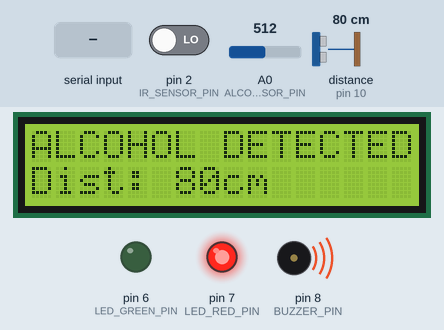
The sketch below on a simulated Arduino Uno, built with avr-gcc and run on an emulated ATmega328P. On the bench: 16×2 character LCD, output pins drawn as LEDs (lit = HIGH), buzzer (waves = sounding, pin HIGH). Wiring (inferred from the names in the program): ultrasonic range finder: trigger pin 9; echo pin 10. The test bench sets the inputs (shaded band); at power-on: A0 (ALCOHOL_SENSOR_PIN) = 512, pin 2 (IR_SENSOR_PIN) LOW, distance to the obstacle (sensor on pin 10) 80 cm. The echo pulse lasts 58.3 µs per cm; pins used as bus, display or sensor lines are not drawn.

Above: at 2.2 s.
2.3 s: A0 (ALCOHOL_SENSOR_PIN) set to 390
At 3.8 s:
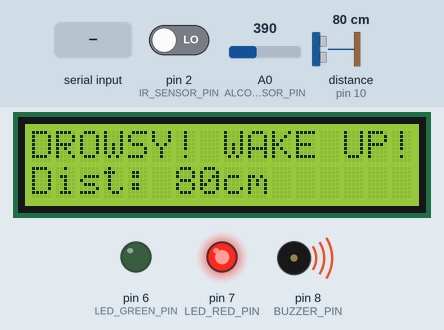
4.1 s: pin 2 (IR_SENSOR_PIN) driven HIGH
At 5.2 s:
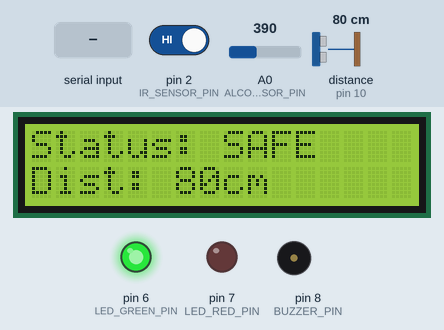
6.1 s: distance to the obstacle (sensor on pin 10) set to 35 cm
At 7.8 s:
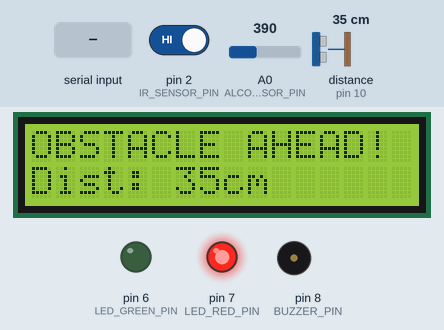
8.1 s: distance to the obstacle (sensor on pin 10) set to 2 cm
At 9.3 s:
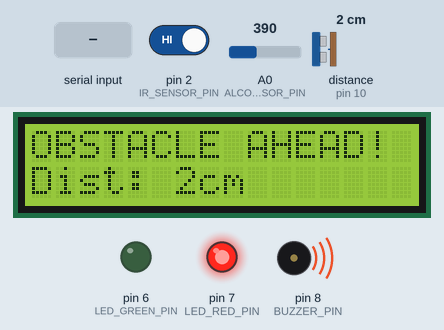
10.1 s: "MUTE\n" received over the second serial link
At 10.6 s:
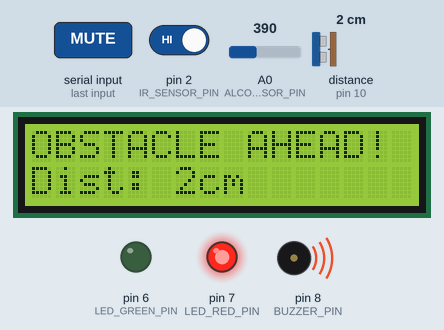
11.6 s: A0 (ALCOHOL_SENSOR_PIN) set to 415
At 13.2 s:
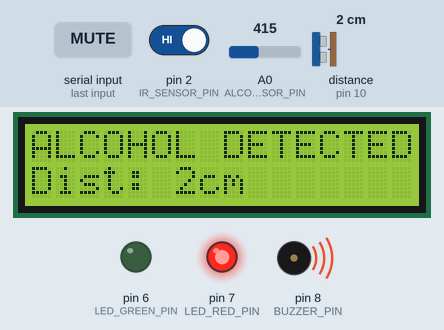
Timing chart, 0 to 14.6 s (numbered marks = the images above; inputs shaded):
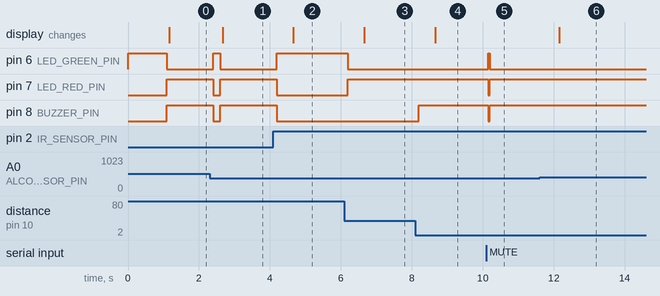

The sketch:

SmartDrivingAlertSystem.ino
```cpp
#include "Config.h"
#include "Sensors.h"
#include "Alerts.h"
#include "Bluetooth.h"
#include "Display.h"

Sensors sensors;
Alerts alerts;
BluetoothModule bluetooth;
Display display;

unsigned long lastSensorPoll = 0;
unsigned long lastDisplayUpdate = 0;

void setup() {
  Serial.begin(9600);

  sensors.begin();
  alerts.begin();
  bluetooth.begin();
  display.begin();

  delay(1000); // let modules settle / show boot screen briefly
}

void loop() {
  unsigned long now = millis();

  if (now - lastSensorPoll >= SENSOR_POLL_INTERVAL_MS) {
    lastSensorPoll = now;

    SensorData data = sensors.readAll();

    // Priority order: drowsiness > alcohol > collision > all clear
    if (data.drowsinessDetected) {
      alerts.triggerDrowsinessAlert();
    } else if (data.alcoholDetected) {
      alerts.triggerAlcoholAlert();
    } else if (data.obstacleDetected) {
      bool critical = (data.distanceCm > 0 && data.distanceCm <= CRITICAL_DISTANCE_CM);
      alerts.triggerCollisionAlert(critical);
    } else {
      alerts.clear();
    }

    bluetooth.sendStatus(data.distanceCm, data.obstacleDetected,
                          data.drowsinessDetected, data.alcoholDetected);

    if (now - lastDisplayUpdate >= DISPLAY_REFRESH_MS) {
      lastDisplayUpdate = now;
      display.showStatus(data.distanceCm, data.obstacleDetected,
                          data.drowsinessDetected, data.alcoholDetected);
    }

    // Allow a paired phone app to silence an active alert, e.g. send "MUTE"
    String cmd = bluetooth.checkIncoming();
    if (cmd == "MUTE") {
      alerts.clear();
    }
  }
}
```

Alerts.h
```cpp
#ifndef ALERTS_H
#define ALERTS_H

#include <Arduino.h>

enum class AlertLevel {
  NONE,
  WARNING,   // approaching the safe-distance limit
  CRITICAL   // collision risk, drowsiness, or alcohol detected
};

class Alerts {
  public:
    Alerts();

    // Configures pin modes and resets to a clear state. Call once from setup().
    void begin();

    void triggerCollisionAlert(bool critical);
    void triggerDrowsinessAlert();
    void triggerAlcoholAlert();
    void clear();

    AlertLevel currentLevel() const;

  private:
    void setBuzzer(bool on);
    void setLeds(bool redOn, bool greenOn);

    AlertLevel _level;
};

#endif // ALERTS_H
```

Bluetooth.h
```cpp
#ifndef BLUETOOTH_H
#define BLUETOOTH_H

#include <Arduino.h>
#include <SoftwareSerial.h>

class BluetoothModule {
  public:
    BluetoothModule();

    // Starts the SoftwareSerial link to the HC-05. Call once from setup().
    void begin();

    // Sends a simple CSV status line a paired phone app can parse:
    // DIST,<cm>,OBST,<0/1>,DROWSY,<0/1>,ALCOHOL,<0/1>
    void sendStatus(float distanceCm, bool obstacle, bool drowsy, bool alcohol);

    // Returns a received command string, or "" if nothing was received.
    String checkIncoming();

  private:
    SoftwareSerial _bt;
};

#endif // BLUETOOTH_H
```

Display.h
```cpp
#ifndef DISPLAY_H
#define DISPLAY_H

#include <Arduino.h>
#include <Wire.h>
#include <LiquidCrystal_I2C.h>

class Display {
  public:
    Display();

    // Initializes the I2C LCD. Call once from setup().
    void begin();

    // Shows the current driving status on the LCD.
    void showStatus(float distanceCm, bool obstacle, bool drowsy, bool alcohol);

    // Shows a generic two-line message (e.g. boot screen).
    void showMessage(const String& line1, const String& line2);

  private:
    LiquidCrystal_I2C _lcd;
};

#endif // DISPLAY_H
```

Sensors.h
```cpp
#ifndef SENSORS_H
#define SENSORS_H

#include <Arduino.h>

// Snapshot of all sensor readings for a single loop iteration.
struct SensorData {
  float distanceCm;          // -1 if out of range / no echo
  bool  obstacleDetected;    // true if distanceCm <= SAFE_DISTANCE_CM
  bool  drowsinessDetected;  // true if eyes have been closed too long
  int   alcoholRaw;          // raw analog reading 0-1023
  bool  alcoholDetected;     // true if alcoholRaw >= ALCOHOL_THRESHOLD
};

class Sensors {
  public:
    Sensors();

    // Configures pin modes. Call once from setup().
    void begin();

    // Reads every sensor and returns a populated snapshot.
    SensorData readAll();

  private:
    float readDistanceCm();
    bool  updateDrowsiness();

    unsigned long _eyeClosedSince;
    bool          _eyeCurrentlyClosed;
};

#endif // SENSORS_H
```

Alerts.cpp
```cpp
#include "Alerts.h"
#include "Config.h"

Alerts::Alerts() : _level(AlertLevel::NONE) {}

void Alerts::begin() {
  pinMode(BUZZER_PIN, OUTPUT);
  pinMode(LED_RED_PIN, OUTPUT);
  pinMode(LED_GREEN_PIN, OUTPUT);
  clear();
}

void Alerts::setBuzzer(bool on) {
  digitalWrite(BUZZER_PIN, on ? HIGH : LOW);
}

void Alerts::setLeds(bool redOn, bool greenOn) {
  digitalWrite(LED_RED_PIN, redOn ? HIGH : LOW);
  digitalWrite(LED_GREEN_PIN, greenOn ? HIGH : LOW);
}

void Alerts::triggerCollisionAlert(bool critical) {
  _level = critical ? AlertLevel::CRITICAL : AlertLevel::WARNING;
  setLeds(true, false);
  setBuzzer(critical); // steady tone only once it's critical
}

void Alerts::triggerDrowsinessAlert() {
  _level = AlertLevel::CRITICAL;
  setLeds(true, false);
  setBuzzer(true);
}

void Alerts::triggerAlcoholAlert() {
  _level = AlertLevel::CRITICAL;
  setLeds(true, false);
  setBuzzer(true);
}

void Alerts::clear() {
  _level = AlertLevel::NONE;
  setLeds(false, true);
  setBuzzer(false);
}

AlertLevel Alerts::currentLevel() const {
  return _level;
}
```

Bluetooth.cpp
```cpp
#include "Bluetooth.h"
#include "Config.h"

BluetoothModule::BluetoothModule() : _bt(BT_RX_PIN, BT_TX_PIN) {}

void BluetoothModule::begin() {
  _bt.begin(BT_BAUD_RATE);
}

void BluetoothModule::sendStatus(float distanceCm, bool obstacle, bool drowsy, bool alcohol) {
  _bt.print("DIST,");
  _bt.print(distanceCm, 1);
  _bt.print(",OBST,");
  _bt.print(obstacle ? 1 : 0);
  _bt.print(",DROWSY,");
  _bt.print(drowsy ? 1 : 0);
  _bt.print(",ALCOHOL,");
  _bt.println(alcohol ? 1 : 0);
}

String BluetoothModule::checkIncoming() {
  String received = "";
  while (_bt.available()) {
    char c = (char)_bt.read();
    if (c == '\n') break;
    received += c;
  }
  received.trim();
  return received;
}
```

Display.cpp
```cpp
#include "Display.h"
#include "Config.h"

Display::Display() : _lcd(LCD_I2C_ADDRESS, LCD_COLUMNS, LCD_ROWS) {}

void Display::begin() {
  _lcd.init();
  _lcd.backlight();
  showMessage("Smart Driving", "Alert System");
}

void Display::showStatus(float distanceCm, bool obstacle, bool drowsy, bool alcohol) {
  _lcd.clear();

  _lcd.setCursor(0, 0);
  if (drowsy) {
    _lcd.print("DROWSY! WAKE UP!");
  } else if (alcohol) {
    _lcd.print("ALCOHOL DETECTED");
  } else if (obstacle) {
    _lcd.print("OBSTACLE AHEAD!");
  } else {
    _lcd.print("Status: SAFE");
  }

  _lcd.setCursor(0, 1);
  if (distanceCm > 0) {
    _lcd.print("Dist: ");
    _lcd.print(distanceCm, 0);
    _lcd.print("cm");
  } else {
    _lcd.print("Dist: --");
  }
}

void Display::showMessage(const String& line1, const String& line2) {
  _lcd.clear();
  _lcd.setCursor(0, 0);
  _lcd.print(line1);
  _lcd.setCursor(0, 1);
  _lcd.print(line2);
}
```

Sensors.cpp
```cpp
#include "Sensors.h"
#include "Config.h"

Sensors::Sensors() : _eyeClosedSince(0), _eyeCurrentlyClosed(false) {}

void Sensors::begin() {
  pinMode(TRIG_PIN, OUTPUT);
  pinMode(ECHO_PIN, INPUT);
  pinMode(IR_SENSOR_PIN, INPUT);
  pinMode(ALCOHOL_SENSOR_PIN, INPUT);
}

float Sensors::readDistanceCm() {
  // Send a 10us trigger pulse to the ultrasonic sensor.
  digitalWrite(TRIG_PIN, LOW);
  delayMicroseconds(2);
  digitalWrite(TRIG_PIN, HIGH);
  delayMicroseconds(10);
  digitalWrite(TRIG_PIN, LOW);

  // 30ms timeout (~5m max range) so we never block forever if there's no echo.
  unsigned long duration = pulseIn(ECHO_PIN, HIGH, 30000UL);
  if (duration == 0) {
    return -1.0f; // no echo received -> treat as "out of range"
  }

  // distance = (time * speed of sound) / 2  [0.0343 cm/us]
  return (duration * 0.0343f) / 2.0f;
}

bool Sensors::updateDrowsiness() {
  // Assumes the IR module outputs LOW while the eye is detected as closed.
  bool eyeClosedNow = (digitalRead(IR_SENSOR_PIN) == LOW);
  unsigned long now = millis();

  if (eyeClosedNow && !_eyeCurrentlyClosed) {
    _eyeCurrentlyClosed = true;
    _eyeClosedSince = now;
  } else if (!eyeClosedNow) {
    _eyeCurrentlyClosed = false;
  }

  if (_eyeCurrentlyClosed && (now - _eyeClosedSince >= DROWSY_EYE_CLOSED_MS)) {
    return true;
  }
  return false;
}

SensorData Sensors::readAll() {
  SensorData data;

  data.distanceCm = readDistanceCm();
  data.obstacleDetected = (data.distanceCm > 0 && data.distanceCm <= SAFE_DISTANCE_CM);

  data.drowsinessDetected = updateDrowsiness();

  data.alcoholRaw = analogRead(ALCOHOL_SENSOR_PIN);
  data.alcoholDetected = (data.alcoholRaw >= ALCOHOL_THRESHOLD);

  return data;
}
```

Config.h
```cpp
#ifndef CONFIG_H
#define CONFIG_H

// =====================================================
//  Smart Driving Alert System - Global Configuration
//  Edit pin numbers / thresholds here to match your
//  actual wiring and calibration without touching the
//  rest of the codebase.
// =====================================================

// ----------------- Pin Definitions ------------------

// Ultrasonic Sensor (HC-SR04) - Obstacle / Collision Detection
#define TRIG_PIN            9
#define ECHO_PIN            10

// IR Eye-Blink Sensor - Drowsiness Detection
#define IR_SENSOR_PIN       2

// MQ-3 Alcohol Sensor (Analog output)
#define ALCOHOL_SENSOR_PIN  A0

// Buzzer
#define BUZZER_PIN          8

// Status LEDs
#define LED_RED_PIN         7
#define LED_GREEN_PIN       6

// Bluetooth Module (HC-05) - via SoftwareSerial
#define BT_RX_PIN           4   // Arduino RX  <- HC-05 TX
#define BT_TX_PIN           5   // Arduino TX  -> HC-05 RX
#define BT_BAUD_RATE        9600

// LCD (I2C 16x2)
#define LCD_I2C_ADDRESS     0x27
#define LCD_COLUMNS         16
#define LCD_ROWS            2

// ----------------- Thresholds -----------------------

// Minimum safe following/obstacle distance (cm)
#define SAFE_DISTANCE_CM         50

// Distance below which an alert becomes "critical" (cm)
#define CRITICAL_DISTANCE_CM     20

// How long eyes can stay "closed" before flagging drowsiness (ms)
#define DROWSY_EYE_CLOSED_MS     1500

// MQ-3 analog reading (0-1023) above which alcohol is flagged.
// Calibrate this for your specific sensor/module.
#define ALCOHOL_THRESHOLD        400

// Main loop timing
#define SENSOR_POLL_INTERVAL_MS  100
#define DISPLAY_REFRESH_MS       500

#endif // CONFIG_H
```

Measured:
- the behaviour switches between 399 and 400 on A0 (ALCOHOL_SENSOR_PIN) (found by bisection; images 5 and 6)
- after the input at 2.3 s, pin 6 (LED_GREEN_PIN): LOW → HIGH after 0.10 s, → LOW 0.20 s later; pin 7 (LED_RED_PIN), pin 8 (BUZZER_PIN): HIGH → LOW after 0.10 s, → HIGH 0.20 s later
- after the input at 4.1 s, pin 6 (LED_GREEN_PIN): LOW → HIGH after 0.10 s; pin 7 (LED_RED_PIN), pin 8 (BUZZER_PIN): HIGH → LOW after 0.10 s; the display: changes after 0.56 s (image 2)
- after the input at 6.1 s, pin 6 (LED_GREEN_PIN): HIGH → LOW after 0.10 s; pin 7 (LED_RED_PIN): LOW → HIGH after 0.10 s; the display: changes after 0.56 s (image 3)
- after the input at 8.1 s, pin 8 (BUZZER_PIN): LOW → HIGH after 0.09 s; the display: changes after 0.56 s (image 4)
- after the input at 10.1 s, pin 6 (LED_GREEN_PIN): LOW → HIGH after 0.06 s, → LOW 0.04 s later; pin 7 (LED_RED_PIN), pin 8 (BUZZER_PIN): HIGH → LOW after 0.06 s, → HIGH 0.04 s later
- after the input at 11.6 s, the display: changes after 0.56 s (image 6)
